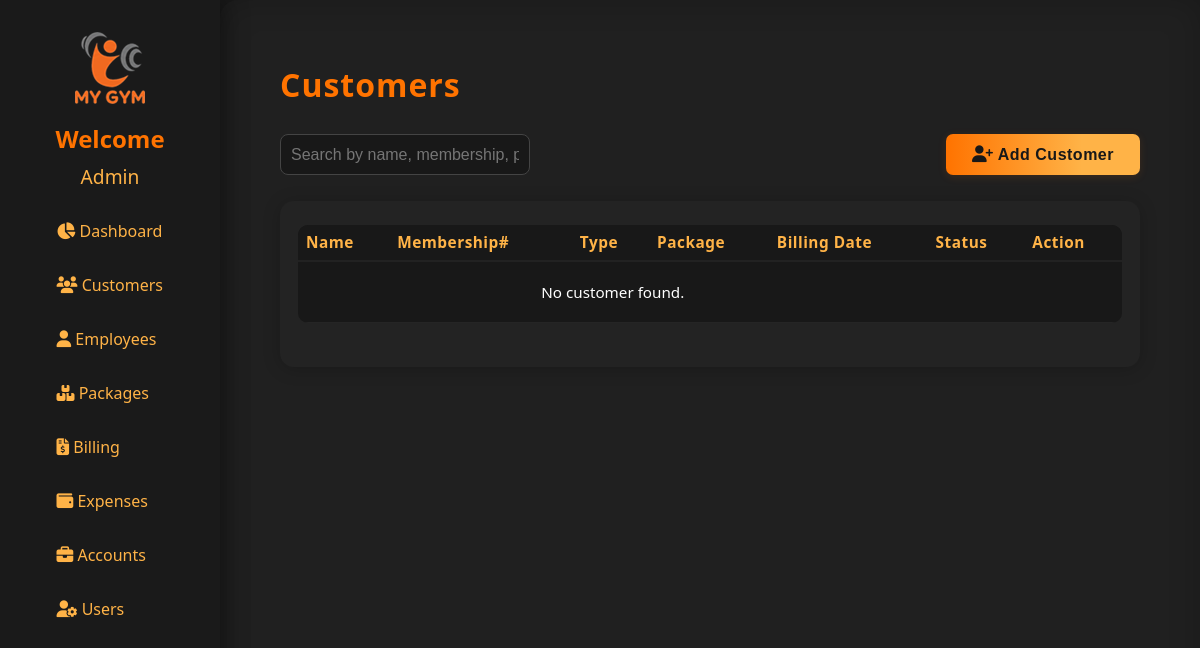
Page /customers (signed in) on the earlier database version.
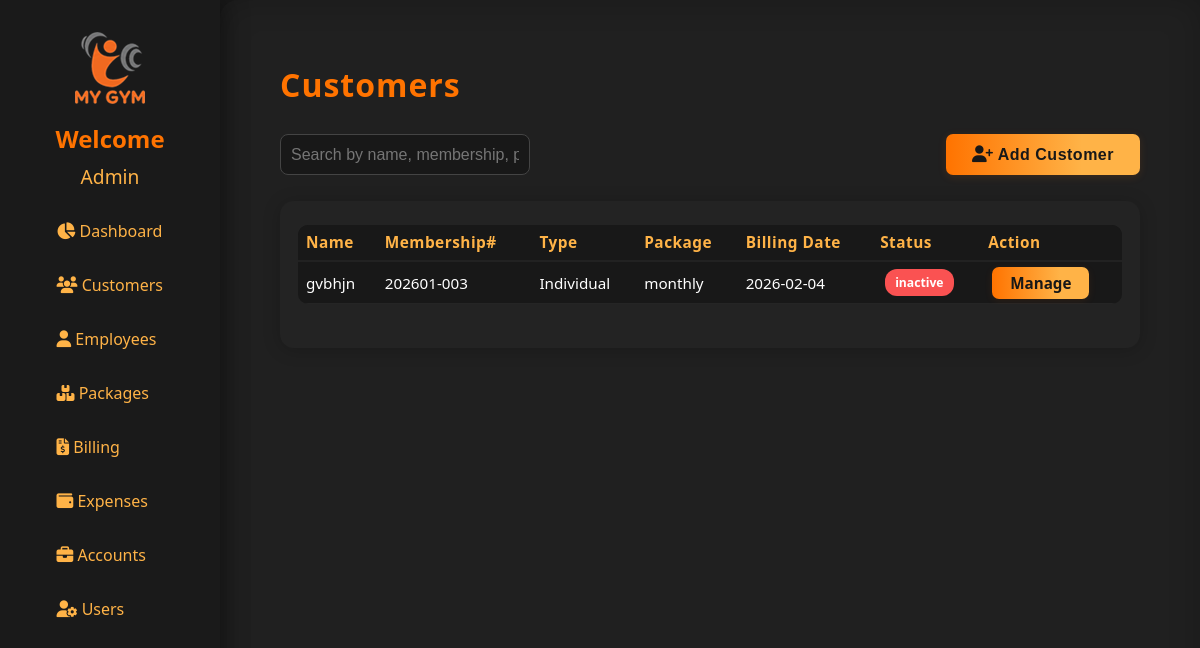
Same page on the later database version.
### models.py (models this page shows)
class Customer(db.Model):
    id = db.Column(db.Integer, primary_key=True)
    membership_no = db.Column(db.String(20), unique=True)
    admission_date = db.Column(db.Date)
    type = db.Column(db.String(32))
    package_id = db.Column(db.Integer, db.ForeignKey('packages.id'))
    status = db.Column(db.String(20), default="Not Paid")
    billing_date = db.Column(db.Date)
    name = db.Column(db.String(120), nullable=False)
    email = db.Column(db.String(120))
    father_or_husband = db.Column(db.String(120))
    cnic = db.Column(db.String(20))
    gender = db.Column(db.String(20))
    marital_status = db.Column(db.String(20))
    blood_group = db.Column(db.String(10))
    dob = db.Column(db.Date)
    height = db.Column(db.Float)
    weight = db.Column(db.Float)
    waist = db.Column(db.Float)
    profession = db.Column(db.String(120))
    nationality = db.Column(db.String(50))
    address = db.Column(db.String(200))
    phone = db.Column(db.String(30))
    emergency_contact = db.Column(db.String(30))
    package = db.Column(db.String(50))
    personal_training_time = db.Column(db.String(50))
    trainer = db.Column(db.String(50))
    bmi_test = db.Column(db.String(10))  # 'Yes' or 'No'
    bmi_value = db.Column(db.Float)
    illnesses = db.Column(db.String(200))
    illness_other = db.Column(db.String(100))
    join_reasons = db.Column(db.String(200))
    terms_accepted = db.Column(db.Boolean, default=False)
    thumb_id = db.Column(db.String(100))
    invoices = db.relationship('Invoice', backref='customer', cascade="all, delete-orphan")
    billings = db.relationship('Billing', backref='customer', primaryjoin="Customer.cnic == foreign(Billing.customer_cnic)", cascade="all, delete-orphan")
    billing_histories = db.relationship('BillingHistory', backref='customer', primaryjoin="Customer.cnic == foreign(BillingHistory.customer_cnic)", cascade="all, delete-orphan")

class Packages(db.Model):
    id = db.Column(db.Integer, primary_key=True)
    package_name = db.Column(db.String(100), nullable=False)
    package_type = db.Column(db.String(50), nullable=False)  # e.g., 'Individual' or 'Personal'
    package_duration = db.Column(db.String(50), nullable=False)  # e.g., '1 Month', '6 Months'
    package_price = db.Column(db.Float, nullable=False)
    registration_fees = db.Column(db.Float, nullable=False)

### app.py (the view, shortened to what this page needs)
@app.route('/customers')
@login_required
def customers():
    q = request.args.get('q', '').strip()
    query = Customer.query
    customers_list = query.all()
    packages = Packages.query.all()
    packages_dict = {p.id: p for p in packages}
    from flask import get_flashed_messages
    messages = get_flashed_messages(with_categories=True)
    print("Flashed messages:", messages)
    return render_template("customers.html", customers=customers_list, packages_dict=packages_dict)

### app.py (called while the page is built)
@login_manager.user_loader
def load_user(user_id):
    return db.session.get(User, int(user_id))

### templates/customers.html (shortened to what this page needs)
{% extends "base.html" %}
{% block content %}
<h1 style="color:#ff7300; letter-spacing:1px; margin-bottom: 28px;">Customers</h1>
<div class="customers-header" style="display: flex; justify-content: space-between; align-items: center; margin-bottom: 26px;">
    <form method="get" action="{{ url_for('customers') }}" class="customers-search-form" style="flex: 1; max-width: 250px;">
        <input
            type="text"
            name="q"
            placeholder="Search by name, membership, phone, or CNIC..."
            value="{{ request.args.get('q', '') }}"
            class="form-input search-input"
            autocomplete="off"
            style="width: 100%;"
        >
    </form>
    <button class="leet-btn" style="width:auto; padding:12px 26px; font-size:1em; margin-left: 22px;" onclick="window.location='/add_customer'">
        <i class="fa fa-user-plus"></i> Add Customer
    </button>
</div>
<div class="customers-table-wrap">
    <table class="customers-table">
        <thead>
            <tr>
                <th>Name</th>
                <th>Membership#</th>
                <th>Type</th>
                <th>Package</th>
                <th>Billing Date</th>
                <th>Status</th>
                <th>Action</th>
            </tr>
        </thead>
        <tbody class=customers-table-body>
            {% for c in customers %}
            <tr>
                <td>
                    {% if c.name and c.name|length > 20 %}
                        <span title="{{ c.name }}">{{ c.name[:20] }}&hellip;</span>
                    {% else %}
                        {{ c.name }}
                    {% endif %}
                </td>
                <td>{{ c.membership_no }}</td>
                <td>
                    {% set pkg = packages_dict.get(c.package_id) %}
                    {{ pkg.package_type if pkg else '' }}
                    </td>
                    <td>
                    {% set pkg = packages_dict.get(c.package_id) %}
                    {{ pkg.package_name if pkg else '' }}
                    </td>
                <td>{{ c.billing_date.strftime('%Y-%m-%d') }}</td>
                <td>
                    {% if c.status and c.status.lower() == 'active' %}
                        <span class="status-badge status-active">{{ c.status }}</span>
                    {% elif c.status and c.status.lower() == 'not paid' %}
                        <span class="status-badge status-unpaid">{{ c.status }}</span>
                    {% else %}
                        <span class="status-badge status-inactive">{{ c.status or 'Inactive' }}</span>
                    {% endif %}
                </td>
                <td>
                    <a href="{{ url_for('manage_customer', cnic=c.cnic) }}" class="manage-btn">Manage</a>
                </td>
            </tr>
             {% else %}
            <tr>
                <td colspan="5" style="text-align:center; padding:20px;">No customer found.</td>
            </tr>
            {% endfor %}
        </tbody>
    </table>
</div>
{% endblock %}

Differences in the rows shown:
added Customer: name "gvbhjn", membership_no "202601-003", billing_date "2026-02-04", status "inactive"
added Packages: package_type "Individual", package_name "monthly"
Other differences:
text no longer shown: "No customer found."
